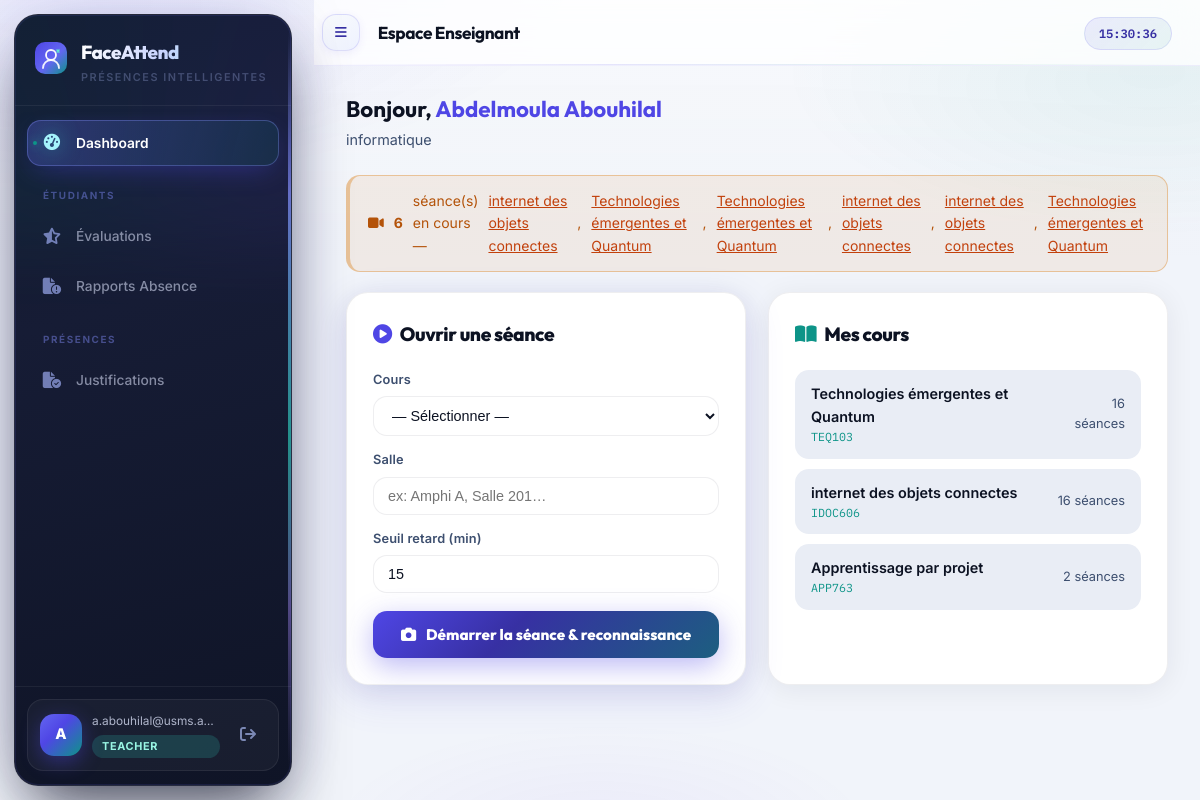
The page /teacher/dashboard (signed in) on the database its author committed.
### app/models/__init__.py (models this page shows, shortened)
class User(UserMixin, db.Model):
    __tablename__ = "users"
    id           = db.Column(db.Integer, primary_key=True)
    email        = db.Column(db.String(255), unique=True, nullable=False, index=True)
    password_hash= db.Column(db.String(255), nullable=False)
    role         = db.Column(db.Enum(RoleEnum), nullable=False)
    is_active    = db.Column(db.Boolean, default=True)
    consent_given= db.Column(db.Boolean, default=False)          # CNDP
    consent_date = db.Column(db.DateTime)
    failed_logins= db.Column(db.Integer, default=0)
    locked_until = db.Column(db.DateTime)
    created_at   = db.Column(db.DateTime, default=lambda: datetime.now(timezone.utc))
    updated_at   = db.Column(db.DateTime, onupdate=lambda: datetime.now(timezone.utc))
    deleted_at   = db.Column(db.DateTime)   # Soft delete (droit à l'oubli CNDP)
    student_profile = db.relationship("Student", back_populates="user", uselist=False)
    teacher_profile = db.relationship("Teacher", back_populates="user", uselist=False)

class Teacher(db.Model):
    __tablename__ = "teachers"
    id         = db.Column(db.Integer, primary_key=True)
    user_id    = db.Column(db.Integer, db.ForeignKey("users.id"), unique=True)
    first_name = db.Column(db.String(100), nullable=False)
    last_name  = db.Column(db.String(100), nullable=False)
    department = db.Column(db.String(100))
    phone      = db.Column(db.String(20))
    user    = db.relationship("User", back_populates="teacher_profile")
    courses = db.relationship("Course", back_populates="teacher", lazy="dynamic")
    @property
    def full_name(self):
        return f"{self.first_name} {self.last_name}"

class Session(db.Model):
    __tablename__ = "sessions"
    id           = db.Column(db.Integer, primary_key=True)
    course_id    = db.Column(db.Integer, db.ForeignKey("courses.id"))
    started_at   = db.Column(db.DateTime, nullable=False)
    ended_at     = db.Column(db.DateTime)
    room         = db.Column(db.String(50))
    is_closed    = db.Column(db.Boolean, default=False)
    late_threshold_minutes = db.Column(db.Integer, default=15)
    course      = db.relationship("Course", back_populates="sessions")
    attendances = db.relationship("Attendance", back_populates="session", lazy="dynamic")

class Course(db.Model):
    __tablename__ = "courses"
    id          = db.Column(db.Integer, primary_key=True)
    teacher_id  = db.Column(db.Integer, db.ForeignKey("teachers.id"))
    name        = db.Column(db.String(150), nullable=False)
    code        = db.Column(db.String(20), unique=True, nullable=False)
    description = db.Column(db.Text)
    credits     = db.Column(db.Integer, default=3)
    room        = db.Column(db.String(50))
    is_active   = db.Column(db.Boolean, default=True)
    teacher     = db.relationship("Teacher", back_populates="courses")
    sessions    = db.relationship("Session", back_populates="course", lazy="dynamic")
    enrollments = db.relationship("Enrollment", back_populates="course", lazy="dynamic")

### app/api/teacher.py (the view)
@teacher_bp.route("/dashboard")
@teacher_required
def dashboard():
    teacher = Teacher.query.filter_by(user_id=current_user.id).first_or_404()
    courses = teacher.courses.filter_by(is_active=True).all()
    active_sessions = Session.query.join(Course).filter(
        Course.teacher_id == teacher.id,
        Session.is_closed == False,
    ).all()
    return render_template("teacher/dashboard.html",
                           teacher=teacher,
                           courses=courses,
                           active_sessions=active_sessions)

### app/api/teacher.py (called while the page is built)
def teacher_required(f):
    @wraps(f)
    @login_required
    def decorated(*args, **kwargs):
        if current_user.role not in (RoleEnum.TEACHER, RoleEnum.ADMIN):
            flash("Accès enseignants uniquement.", "danger")
            return redirect(url_for("auth.login"))
        return f(*args, **kwargs)
    return decorated

### frontend/templates/teacher/dashboard.html (shortened to what this page needs)
{% extends "base.html" %}
{% block page_title %}Espace Enseignant{% endblock %}
{% block content %}
<div style="margin-bottom:24px">
  <h2 style="font-family:var(--font-head);font-size:1.4rem">
    Bonjour, <span style="color:var(--accent)">{{ teacher.full_name }}</span>
  </h2>
  <p style="color:var(--text-2);font-size:.9rem">{{ teacher.department or '' }}</p>
</div>
{% if active_sessions %}
<div class="alert alert--warning" style="margin:0 0 20px">
  <i class="fas fa-video"></i>
  <strong>{{ active_sessions|length }}</strong> séance(s) en cours —
  {% for s in active_sessions %}
    <a href="{{ url_for('teacher.session_live', session_id=s.id) }}" style="color:var(--warning)">{{ s.course.name }}</a>{% if not loop.last %}, {% endif %}
  {% endfor %}
</div>
{% endif %}
<div class="grid-2">
  <div class="card card--glow session-card-glow">
    <div class="section-header">
      <h2><i class="fas fa-play-circle" style="color:var(--accent);margin-right:8px"></i>Ouvrir une séance</h2>
    </div>
    <form method="POST" action="{{ url_for('teacher.open_session') }}">
      <div class="form-group" style="margin-bottom:14px">
        <label style="display:block;font-size:.8rem;color:var(--text-2);margin-bottom:6px">Cours</label>
        <select name="course_id" required
                style="width:100%;padding:10px 14px;background:var(--bg-2);border:1px solid var(--border-2);border-radius:var(--radius);color:var(--text);font-size:.9rem;outline:none">
          <option value="">— Sélectionner —</option>
        </select>
      </div>
      <div class="form-group" style="margin-bottom:14px">
        <label style="display:block;font-size:.8rem;color:var(--text-2);margin-bottom:6px">Salle</label>
        <input type="text" name="room" placeholder="ex: Amphi A, Salle 201…"
               style="width:100%;padding:10px 14px;background:var(--bg-2);border:1px solid var(--border-2);border-radius:var(--radius);color:var(--text);font-size:.9rem;outline:none"/>
      </div>
      <div class="form-group" style="margin-bottom:18px">
        <label style="display:block;font-size:.8rem;color:var(--text-2);margin-bottom:6px">Seuil retard (min)</label>
        <input type="number" name="late_threshold" value="15" min="5" max="60"
               style="width:100%;padding:10px 14px;background:var(--bg-2);border:1px solid var(--border-2);border-radius:var(--radius);color:var(--text);font-size:.9rem;outline:none"/>
      </div>
      <button type="submit" class="btn-launch-session">
        <i class="fas fa-camera"></i> Démarrer la séance & reconnaissance
      </button>
    </form>
  </div>
  <div class="card">
    <div class="section-header">
      <h2><i class="fas fa-book-open" style="color:var(--accent-2);margin-right:8px"></i>Mes cours</h2>
    </div>
    <div style="display:flex;flex-direction:column;gap:10px">
      {% for course in courses %}
      <div style="padding:12px 16px;background:var(--bg-3);border-radius:var(--radius);display:flex;align-items:center;justify-content:space-between">
        <div>
          <div style="font-weight:600;font-size:.9rem">{{ course.name }}</div>
          <div style="font-family:var(--font-mono);font-size:.73rem;color:var(--accent-2)">{{ course.code }}</div>
        </div>
        <div style="text-align:right;font-size:.8rem;color:var(--text-2)">
          {{ course.sessions.count() }} séances
        </div>
      </div>
      {% else %}
      <p style="color:var(--text-3);font-size:.875rem">Aucun cours assigné.</p>
      {% endfor %}
    </div>
  </div>
</div>
{% endblock %}

### frontend/templates/base.html (shortened to what this page needs)
<!DOCTYPE html>
<html lang="fr">
<head>
  <link rel="stylesheet" href="https://cdnjs.cloudflare.com/ajax/libs/font-awesome/6.6.0/css/all.min.css"/>
  <link rel="stylesheet" href="{{ url_for('static', filename='css/main.css') }}"/>
</head>
<body>
{% if current_user.is_authenticated %}
<aside class="sidebar" id="sidebar" aria-label="Navigation principale">
  <div class="sidebar__aurora" aria-hidden="true"></div>
  <div class="sidebar__rail" aria-hidden="true"></div>
  <div class="sidebar__brand">
    <span class="sidebar__logo">
    </span>
    <div class="sidebar__brand-text">
      <span class="sidebar__name">FaceAttend</span>
      <span class="sidebar__tagline">Présences intelligentes</span>
    </div>
  </div>
  <nav class="sidebar__nav">
    {% if current_user.role.value == 'admin' %}
      <a href="{{ url_for('admin.dashboard') }}"
         class="nav-item {% if request.endpoint == 'admin.dashboard' %}active{% endif %}">
        <i class="fas fa-chart-pie"></i><span>Dashboard</span>
      </a>
      <div class="nav-separator">Utilisateurs</div>
      <a href="{{ url_for('admin.students') }}"
         class="nav-item {% if 'students' in request.path and 'edit' not in request.path %}active{% endif %}">
        <i class="fas fa-users"></i><span>Étudiants</span>
      </a>
      <a href="{{ url_for('admin.teachers') }}"
         class="nav-item {% if 'teachers' in request.path and 'edit' not in request.path %}active{% endif %}">
        <i class="fas fa-chalkboard-user"></i><span>Professeurs</span>
      </a>
      <div class="nav-separator">Pédagogie</div>
      <a href="{{ url_for('admin.courses') }}"
         class="nav-item {% if 'courses' in request.path %}active{% endif %}">
        <i class="fas fa-book-open"></i><span>Matières</span>
      </a>
      <div class="nav-separator">Suivi</div>
      <a href="{{ url_for('admin.evaluations') }}"
         class="nav-item {% if 'evaluations' in request.path %}active{% endif %}">
        <i class="fas fa-star-half-stroke"></i><span>Évaluations</span>
      </a>
      <a href="{{ url_for('admin.absence_reports') }}"
         class="nav-item {% if 'absence-reports' in request.path %}active{% endif %}">
        <i class="fas fa-file-circle-exclamation"></i><span>Rapports Absence</span>
      </a>
      <a href="{{ url_for('admin.at_risk') }}"
         class="nav-item {% if 'at-risk' in request.path %}active{% endif %}">
        <i class="fas fa-triangle-exclamation"></i><span>Décrochage</span>
      </a>
      <div class="nav-separator">Exports</div>
      <a href="{{ url_for('admin.export_report') }}" class="nav-item">
        <i class="fas fa-file-excel"></i><span>Export Global</span>
      </a>
    {% elif current_user.role.value == 'teacher' %}
      <a href="{{ url_for('teacher.dashboard') }}"
         class="nav-item {% if request.endpoint == 'teacher.dashboard' %}active{% endif %}">
        <i class="fas fa-gauge-high"></i><span>Dashboard</span>
      </a>
      <div class="nav-separator">Étudiants</div>
      <a href="{{ url_for('teacher.evaluations') }}"
         class="nav-item {% if 'evaluations' in request.path %}active{% endif %}">
        <i class="fas fa-star-half-stroke"></i><span>Évaluations</span>
      </a>
      <a href="{{ url_for('teacher.absence_reports') }}"
         class="nav-item {% if 'absence-reports' in request.path %}active{% endif %}">
        <i class="fas fa-file-circle-exclamation"></i><span>Rapports Absence</span>
      </a>
      <div class="nav-separator">Présences</div>
      <a href="{{ url_for('teacher.justifications') }}"
         class="nav-item {% if 'justifications' in request.path %}active{% endif %}">
        <i class="fas fa-file-circle-check"></i><span>Justifications</span>
      </a>
    {% endif %}
  </nav>
  <div class="sidebar__footer">
    <div class="sidebar__user-card">
      <div class="avatar">{{ current_user.email[0].upper() }}</div>
      <div class="sidebar__user-info">
        <span class="sidebar__user-email">{{ current_user.email }}</span>
        <span class="sidebar__user-role badge badge--{{ current_user.role.value }}">{{ current_user.role.value }}</span>
      </div>
      <a href="{{ url_for('auth.logout') }}" class="btn-logout" title="Déconnexion">
        <i class="fas fa-arrow-right-from-bracket"></i>
      </a>
    </div>
  </div>
</aside>
<main class="main-content">
  <header class="topbar">
    <button class="topbar__toggle" onclick="document.getElementById('sidebar').classList.toggle('collapsed')">
      <i class="fas fa-bars"></i>
    </button>
    <h1 class="topbar__title">{% block page_title %}{% endblock %}</h1>
    <div class="topbar__right">
      <span class="topbar__time" id="clock"></span>
    </div>
  </header>
  <div class="page-body">
    {% block content %}{% endblock %}
  </div>
</main>
{% else %}
  {% block auth_content %}{% endblock %}
{% endif %}
</body>
</html>

### rows shown on the page
User: email "A", email "a.abouhilal@usms.a…", role.value "TEACHER"
Teacher: full_name "Abdelmoula Abouhilal", department "informatique"
Course: name "Technologies émergentes et Quantum", code "TEQ103", sessions.count "16"
Course: name "internet des objets connectes", code "IDOC606", sessions.count "16"
Course: name "Apprentissage par projet", code "APP763", sessions.count "2"

### other values the page prints
{{ active_sessions|length }} "6"
{{ s.course.name }} "internet des objets connectes"
{{ s.course.name }} "Technologies émergentes et Quantum"
